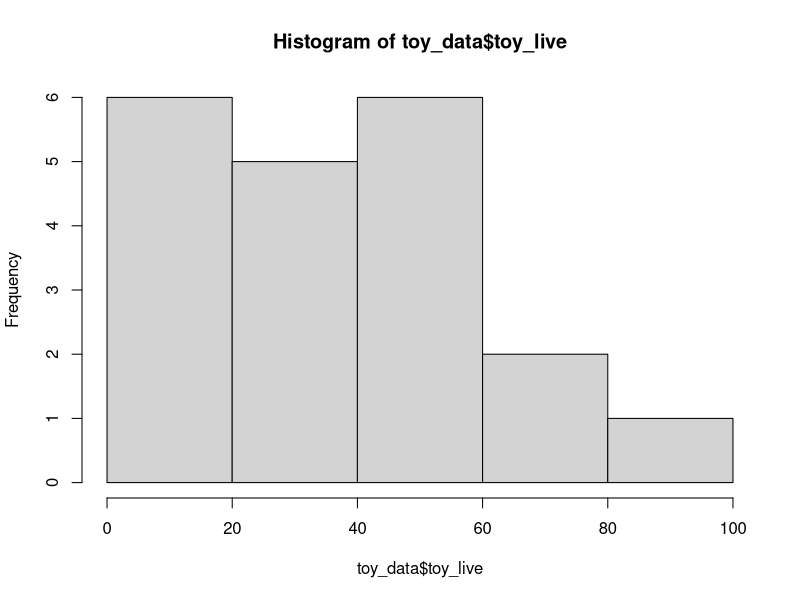
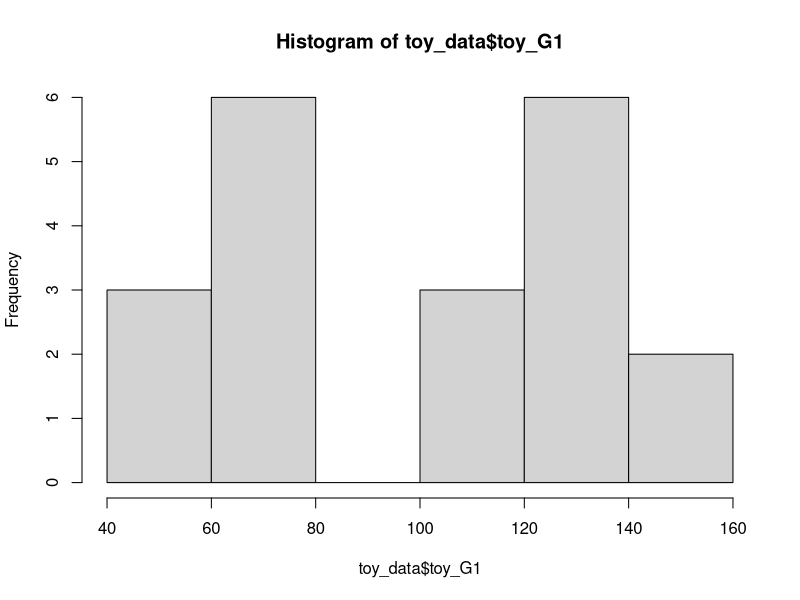
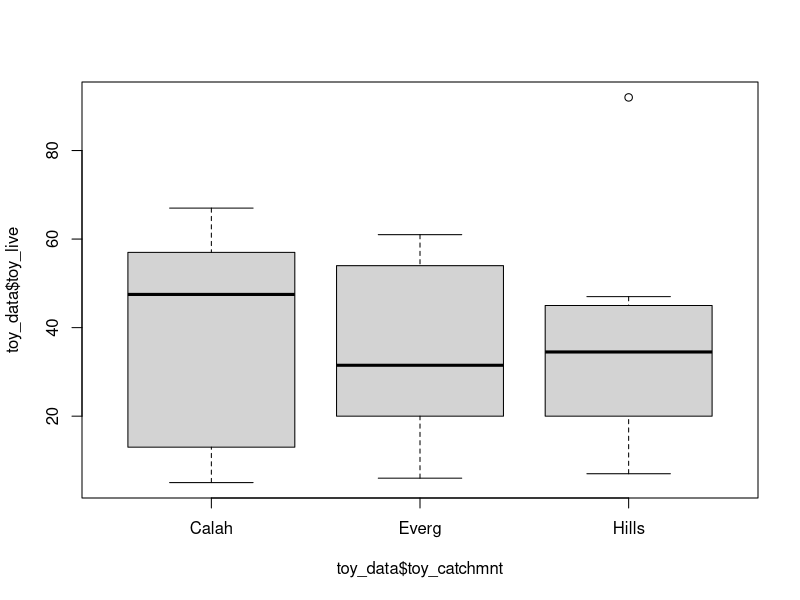

Write R code to recreate these figures, in order.
#Sandbox for course development code.

#Let's do some basic stuff with the Gulf of Mexico data.

live = read.csv('data/Live.csv', header = TRUE, row.names = "X")

stations = row.names(live)

station_sums = apply(live,1,sum)

taxa_sums = apply(live,2,sum)

#Let's make a toy dataset. 10 stations, 80 possible taxa.

toy_n = 20

toy_stations = paste0("station", c(1:toy_n))
toy_catchmnt = c(rep("Hills",toy_n*0.4),
                 rep("Calah",toy_n*0.3),
                 rep("Everg",toy_n*0.3))
toy_live = c(sample(c(1:100),toy_n))
toy_G1 = c(sample(c(50:150),toy_n))

toy_data = data.frame(toy_stations,toy_catchmnt,toy_live,toy_G1)

#This makes a roughly scalable matrix-generating set of commands. Now we can explore it a little.

hist(toy_data$toy_live)

hist(toy_data$toy_G1)

boxplot(toy_data$toy_live ~ toy_data$toy_catchmnt)

toy.aov = aov(toy_data$toy_live ~ toy_data$toy_catchmnt)
summary(toy.aov)

#It's randomized, but the above will occasionally give us a significant result! Let's up the sample size and see how it behaves.